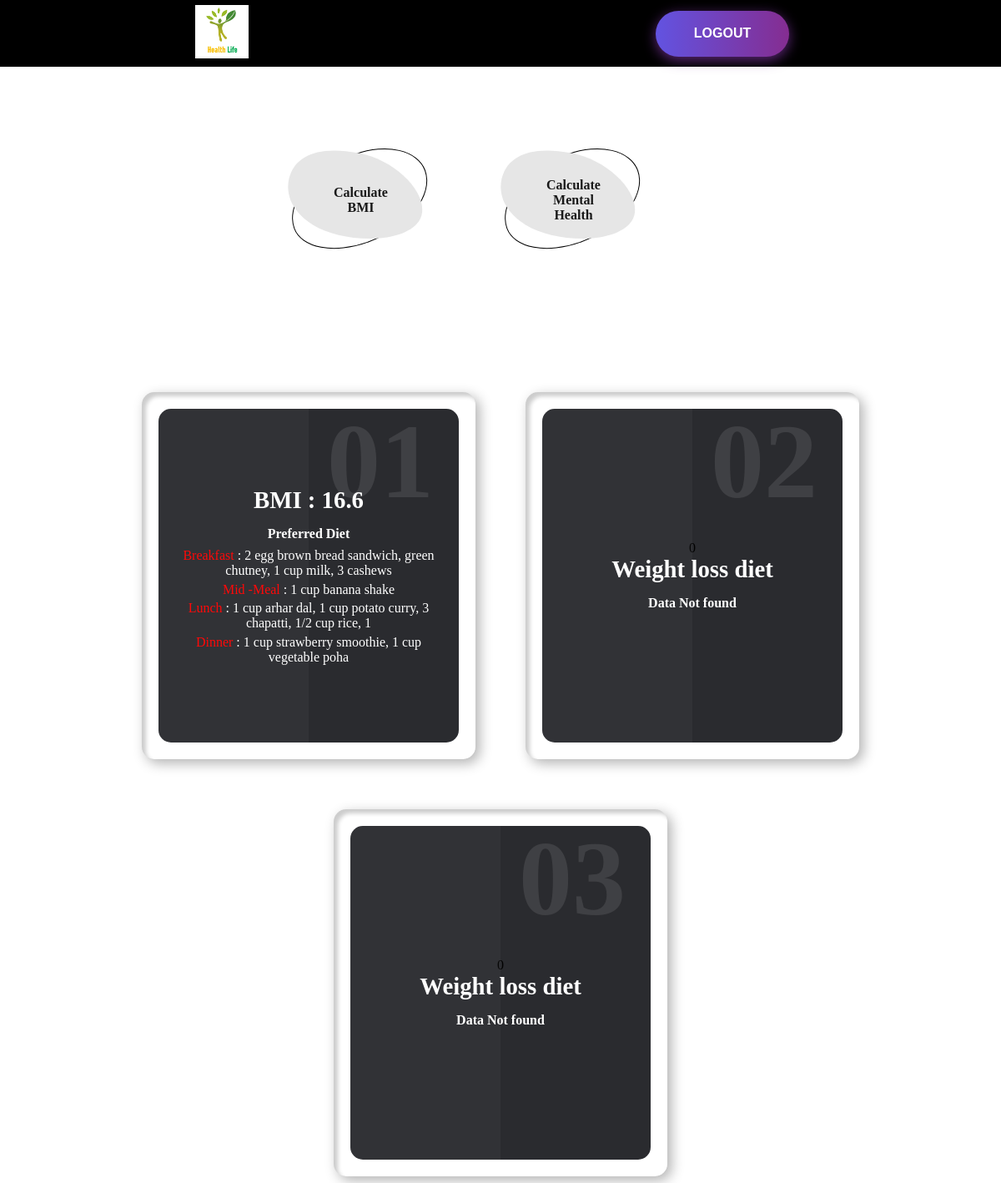
Screenshot of / (signed in) with the database file from the repository.
### tables this page shows
CREATE TABLE `user` (
  `id` int(11) NOT NULL,
  `username` varchar(30) NOT NULL,
  `email` varchar(30) NOT NULL,
  `password` varchar(30) NOT NULL,
  `weight` int(11) NOT NULL,
  `bmi` float NOT NULL,
  `age` int(11) NOT NULL
);

CREATE TABLE `details` (
  `id` int(11) NOT NULL,
  `bmiub` float NOT NULL,
  `bmilb` float NOT NULL,
  `breakfast` varchar(64) NOT NULL,
  `midmeal` varchar(64) NOT NULL,
  `lunch` varchar(64) NOT NULL,
  `evening` varchar(64) NOT NULL,
  `Dinner` varchar(64) NOT NULL,
  `type` varchar(32) NOT NULL
);

### Actions/function.php (called while the page is built, shortened)
<?php
function getAllTheUserDetailsFromId(){
    $id = $_SESSION['bmi-id'];
    $query = "SELECT * FROM `user` where id=$id";
    $result = mysqli_query($GLOBALS['con'],$query);
    $data =  mysqli_fetch_all($result);
    if($data){
        return $data[0];
    }
    return false;
}
function getWeightGainOrLossDetailsOnAgeAndType($age,$type){
    $query = "select * from `weight` where type='$type' and weightlb<=$age and weightub>=$age; ";
    $result = mysqli_query($GLOBALS['con'],$query);
    $data =  mysqli_fetch_all($result);
    return false;
}
function getDietBasedOnBMI($bmi){
    $bmi=(float)$bmi;
    $query = "SELECT * FROM `details` where bmiub>$bmi and bmilb<$bmi ";
    $result = mysqli_query($GLOBALS['con'],$query);
    $data =  mysqli_fetch_all($result);
    if($data){
        return $data[0];
    }
    return false;
}

### index.php (the view, shortened to what this page needs)
<?php
include ('./Actions/function.php');
$dataOfUser = getAllTheUserDetailsFromId();
?>
<!DOCTYPE html>
<html lang="en">
<head>
    <link rel="stylesheet" href="./Assets/style/index.css">
</head>
<body>
<header>
    <nav>
        <a href="./index.php"><img class="nav-image" src="./Assets/images/logo.jpeg" alt="HEALTH"></a>
        <a href="./Actions/logout.php"><button class="button-31">LOGOUT</button></a>
    </nav>
</header>
    <div class="contents-main">
        <div class="main-container">
            <a href="./Partial/bmi.php"><button class="button-27"><span>Calculate BMI</span></button></a>
            <a href="./Partial/healthstatus.php"><button class="button-27"><span>Calculate Mental Health</span></button></a>
        </div>
    </div>
<div class="other-content">
    <div class="container">
        <?php
        $bmi = $dataOfUser[5];
        ?>
        <div class="card">
            <div class="box">
                <div class="content">
                    <h2>01</h2>
                    <h3>BMI : <?php echo $bmi ?></h3>
                    <h4>Preferred Diet</h4>
                    <?php
                    $bmidiet = getDietBasedOnBMI($bmi);
                    ?>
                    <div class="para">
                       <div class="data"> <span>Breakfast</span> : <?php echo $bmidiet[3] ?></div>
                       <div class="data">
                        <span>Mid -Meal </span> : <?php echo $bmidiet[4] ?>
                       </div>
                       <div class="data">
                        <span> Lunch </span> : <?php echo $bmidiet[5] ?>
                       </div>
                        <div class="data">
                        <span>Dinner </span>: <?php echo $bmidiet[6] ?>
                        </div>
                    </div>
                </div>
            </div>
        </div>
        <div class="card">
            <div class="box">
                <div class="content">
                    <h2>02</h2>
                    <?php
                    $lossdata = getWeightGainOrLossDetailsOnAgeAndType($dataOfUser[4],"loss");
                        if($lossdata){
                    ?>
                    <h3>For Weight loss</h3>
                    <h4>Preferred Diet</h4>
                    <div class="para">
                        <div class="data"> <span>Breakfast</span> : <?php echo $lossdata[2] ?></div>
                        <div class="data">
                            <span>Mid -Meal </span> : <?php echo $lossdata[3] ?>
                        </div>
                        <div class="data">
                            <span> Lunch </span> : <?php echo $lossdata[4] ?>
                        </div>
                        <div class="data">
                            <span>Dinner </span>: <?php echo $lossdata[5] ?>
                        </div>
                    </div>
                    <?php
                        }else{
                            echo "
$dataOfUser[6]
<h3>Weight loss diet</h3>
<h4>Data Not found</h4>";
                        }
                    ?>
                </div>
            </div>
        </div>
        <div class="card">
            <div class="box">
                <div class="content">
                    <h2>03</h2>
                    <?php
                    $gaindata = getWeightGainOrLossDetailsOnAgeAndType($dataOfUser[4],"gain");
                    if($lossdata){
                    ?>
                    <h3>For Weight Gain</h3>
                    <h4>Preferred Diet</h4>
                    <div class="para">
                        <div class="data"> <span>Breakfast</span> : <?php echo $gaindata[2] ?></div>
                        <div class="data">
                            <span>Mid -Meal </span> : <?php echo $gaindata[3] ?>
                        </div>
                        <div class="data">
                            <span> Lunch </span> : <?php echo $gaindata[4] ?>
                        </div>
                        <div class="data">
                            <span>Dinner </span>: <?php echo $gaindata[5] ?>
                        </div>
                    </div>
                    <?php
                    }else{
                        echo "$dataOfUser[6]
<h3>Weight loss diet</h3>
<h4>Data Not found</h4>";
                    }
                    ?>
                </div>
            </div>
        </div>
    </div>
</div>
</body>
</html>

### Assets/style/index.css (style rules this page uses)
* { margin: 0; padding: 0; box-sizing: border-box; }
.button-31 { width: 10rem; font-size: 16px; font-weight: 600; color: #fff; cursor: pointer; margin: 20px; height: 55px; text-align:center; border: none; background-size: 300% 100%; border-radius: 50px; moz-transition: all .4s ease-in-out; -o-transition: all .4s ease-in-out; -webkit-transition: all .4s ease-in-out; transition: all .4s ease-in-out; }
.button-31 { background-image: linear-gradient(to right, #6253e1, #852D91, #A3A1FF, #F24645); box-shadow: 0 4px 15px 0 rgba(126, 52, 161, 0.75); }
.button-27 { pointer-events: auto; cursor: pointer; background: #e7e7e7; border: none; padding: 1.5rem 3rem; margin: 0; font-family: inherit; font-size: inherit; position: relative; display: inline-block; }
.button-27::before, .button-27::after { position: absolute; top: 0; left: 0; width: 100%; height: 100%; }
.button-27 { font-family: freight-display-pro, serif; font-weight: 900; width: 175px; height: 120px; color: #fff; background: none; }
.button-27::before { content: ''; background: #e6e6e6; -webkit-clip-path: path("M154.5,88.5 C131,113.5 62.5,110 30,89.5 C-2.5,69 -3.5,42 4.5,25.5 C12.5,9 33.5,-6 85,3.5 C136.5,13 178,63.5 154.5,88.5 Z"); clip-path: path("M154.5,88.5 C131,113.5 62.5,110 30,89.5 C-2.5,69 -3.5,42 4.5,25.5 C12.5,9 33.5,-6 85,3.5 C136.5,13 178,63.5 154.5,88.5 Z"); transition: clip-path 0.5s cubic-bezier(0.585, 2.5, 0.645, 0.55), -webkit-clip-path 0.5s cubic-bezier(0.585, 2.5, 0.645, 0.55), background 0.5s ease; }
.button-27::after { content: ''; height: 86%; width: 97%; top: 5%; border-radius: 58% 42% 55% 45% / 56% 45% 55% 44%; border: 1px solid #000; transform: rotate(-20deg); z-index: -1; transition: transform 0.5s cubic-bezier(0.585, 2.5, 0.645, 0.55); }
.button-27 span { display: block; transition: transform 0.3s ease; mix-blend-mode: difference; }
nav { display: flex; align-items: center; justify-content: space-around; width: 100vw; height: 5rem; background: black; color: white; }
.contents-main { width: 100vw; height: 20rem; display: flex; align-self: center; }
.main-container { margin: auto; display: flex; align-items: center; justify-content: space-around; }
.main-container a { margin-right: 5rem; }
.other-content { width: 100vw; height: 60vh; }
body .container { display: flex; justify-content: center; align-items: center; flex-wrap: wrap; margin: 40px 0; width: 100vw; }
body .container .card { position: relative; min-width: 400px; height: 440px; box-shadow: inset 5px 5px 5px rgba(0, 0, 0, 0.2), inset -5px -5px 15px rgba(255, 255, 255, 0.1), 5px 5px 15px rgba(0, 0, 0, 0.3), -5px -5px 15px rgba(255, 255, 255, 0.1); border-radius: 15px; margin: 30px; transition: 0.5s; }
body .container .card .box { position: absolute; top: 20px; left: 20px; right: 20px; bottom: 20px; background: #2a2b2f; border-radius: 15px; display: flex; justify-content: center; align-items: center; overflow: hidden; transition: 0.5s; }
body .container .card .box:before { content: ""; position: absolute; top: 0; left: 0; width: 50%; height: 100%; background: rgba(255, 255, 255, 0.03); }
body .container .card .box .content { padding: 20px; text-align: center; }
body .container .card .box .content h2 { position: absolute; top: -10px; right: 30px; font-size: 8rem; color: rgba(255, 255, 255, 0.1); }
body .container .card .box .content h3 { font-size: 1.8rem; color: #fff; z-index: 1; transition: 0.5s; margin-bottom: 15px; }
h4 { color: white; }
.para { margin-top: 0.5rem; display: flex; flex-direction: column; gap: 0.3rem; color: white; }
.para span { color: red; }

### index.php (style rules this page uses)
.nav-image { width:4rem; height:4rem; }

### rows the page displays
user: bmi "16.6", age "0"
details: breakfast "2 egg brown bread sandwich, green chutney, 1 cup milk, 3 cashews", midmeal "1 cup banana shake", lunch "1 cup arhar dal, 1 cup potato curry, 3 chapatti, 1/2 cup rice, 1", evening "1 cup strawberry smoothie, 1 cup vegetable poha"
